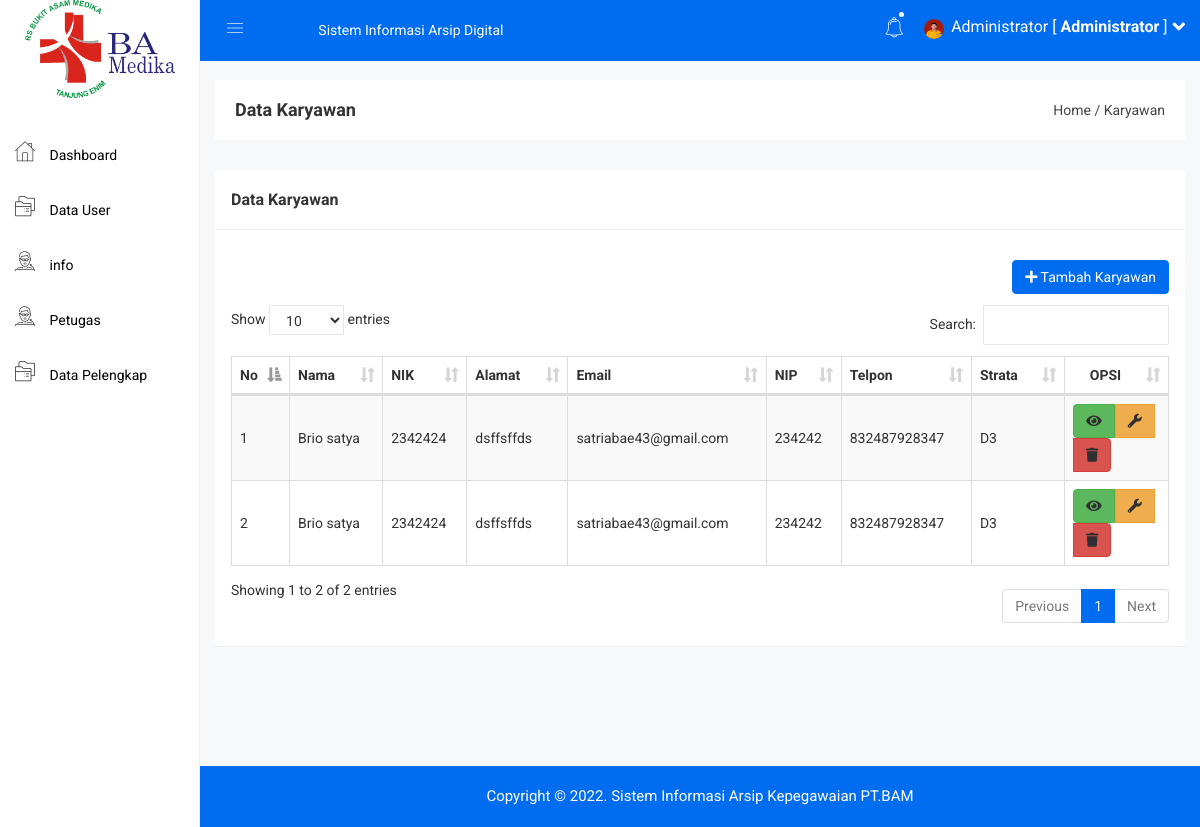
Page /admin/dt_user.php (signed in) on the earlier database version.
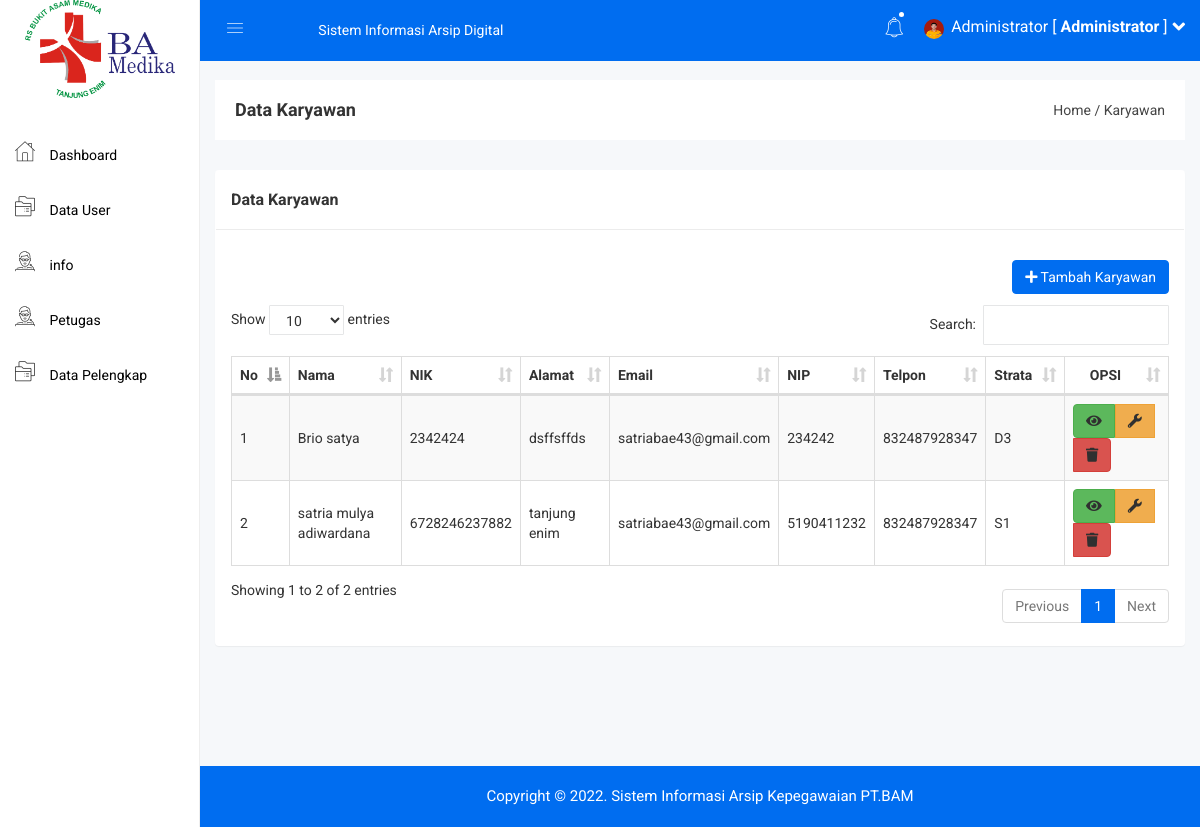
Same page on the later database version.
### tables this page shows
CREATE TABLE `diri` (
  `id` int(11) NOT NULL,
  `username` varchar(50) NOT NULL,
  `password` varchar(50) NOT NULL,
  `nama` varchar(100) NOT NULL,
  `tempat_lahir` varchar(50) NOT NULL,
  `tanggal_lahir` date NOT NULL,
  `goldar` varchar(5) NOT NULL,
  `nik` varchar(20) NOT NULL,
  `status_kawin` varchar(40) NOT NULL,
  `alamat` varchar(100) NOT NULL,
  `email` varchar(50) NOT NULL,
  `npwp` varchar(40) NOT NULL,
  `nip` varchar(40) NOT NULL,
  `telpon1` varchar(14) NOT NULL,
  `telpon2` varchar(14) NOT NULL,
  `bpjs` varchar(40) NOT NULL,
  `serata` varchar(40) NOT NULL,
  `jurusan` varchar(50) NOT NULL,
  `univ` varchar(60) NOT NULL,
  `id_lokasi` int(11) NOT NULL,
  `id_status` int(11) NOT NULL,
  `id_jabatan` varchar(25) NOT NULL,
  `id_jj` int(11) NOT NULL,
  `nakes` varchar(30) NOT NULL,
  `jenis_jabatan` varchar(30) NOT NULL,
  `foto` varchar(100) NOT NULL,
  `status` int(11) NOT NULL
);

### admin/dt_user.php (the view, shortened to what this page needs)
<?php include 'header.php'; ?>
<div class="breadcome-area">
    <div class="container-fluid">
        <div class="row">
            <div class="col-lg-12 col-md-12 col-sm-12 col-xs-12">
                <div class="breadcome-list">
                    <div class="row">
                        <div class="col-lg-6 col-md-6 col-sm-6 col-xs-12">
                            <div class="breadcome-heading">
                                <h4 style="margin-bottom: 0px">Data Karyawan</h4>
                            </div>
                        </div>
                        <div class="col-lg-6 col-md-6 col-sm-6 col-xs-12">
                            <ul class="breadcome-menu" style="padding-top: 0px">
                                <li><a href="#">Home</a> <span class="bread-slash">/</span></li>
                                <li><span class="bread-blod">Karyawan</span></li>
                            </ul>
                        </div>
                    </div>
                </div>
            </div>
        </div>
    </div>
</div>
<div class="container-fluid">
    <div class="panel panel">
        <div class="panel-heading">
            <h3 class="panel-title">Data Karyawan</h3>
        </div>
        <div class="panel-body">
            <div class="pull-right">
                <a href="dt_user_tambah.php" class="btn btn-primary"><i class="fa fa-plus"></i> Tambah Karyawan</a>
            </div>
            <br>
            <br>
            <br>
            <table class="table table-bordered table-striped table-hover table-datatable">
                <thead>
                    <tr>
                        <th width="1%">No</th>
                        <th>Nama</th>
                        <th>NIK</th>
                        <th>Alamat</th>
                        <th>Email</th>
                        <th>NIP</th>
                        <th>Telpon</th>
                        <th>Strata</th>
                        <th class="text-center" width="10%">OPSI</th>
                    </tr>
                </thead>
                <tbody>
                    <?php
                    include '../koneksi.php';
                    $no = 1;
                    $kategori = mysqli_query($koneksi,"SELECT * FROM diri");
                    while($p = mysqli_fetch_array($kategori)){
                        ?>
                        <tr>
                            <td><?php echo $no++; ?></td>
                            <td><?php echo $p['nama'] ?></td>
                            <td><?php echo $p['nik'] ?></td>
                            <td><?php echo $p['alamat'] ?></td>
                            <td><?php echo $p['email'] ?></td>
                            <td><?php echo $p['nip'] ?></td>
                            <td><?php echo $p['telpon1'] ?></td>
                            <td><?php echo $p['serata'] ?></td>
                            <td width="11%">
                                <?php
                                if($p['id'] != 0){
                                    ?>
                                    <div class="btn-group">
                                        <a href="dt_user_view.php?id=<?php echo $p['id']; ?>" class="btn btn-success"><i class="fa fa-eye"></i></a>
                                        <a href="dt_user_edit.php?id=<?php echo $p['id']; ?>" class="btn btn-warning"><i class="fa fa-wrench"></i></a>
                                        <a href="#" onClick="confirm_modal('dt_user_hapus.php?&id=<?php echo  $p['id']; ?>');" class="btn btn-danger"><i class="fa fa-trash"></i></a>
                                    </div>
                                    <?php
                                }
                                ?>
                            </td>
                        </tr>
                        <?php
                    }
                    ?>
                </tbody>
            </table>
        </div>
    </div>
</div>
<?php include 'footer.php'; ?>

Differences in the rows shown:
changed diri: nama "Brio satya" → "satria mulya adiwardana"; nik "2342424" → "6728246237882"; alamat "dsffsffds" → "tanjung enim"; nip "234242" → "5190411232"; serata "D3" → "S1"
